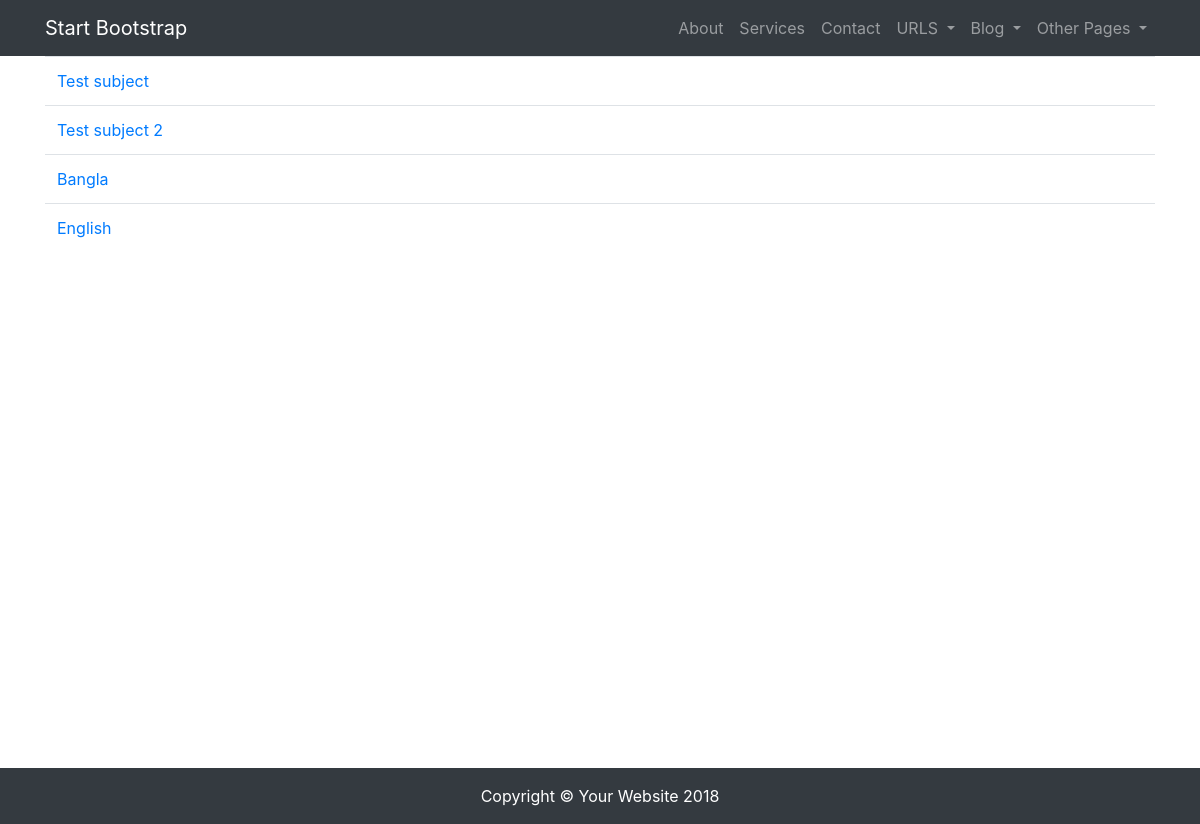
Before: /subject/list/ with the older database file.
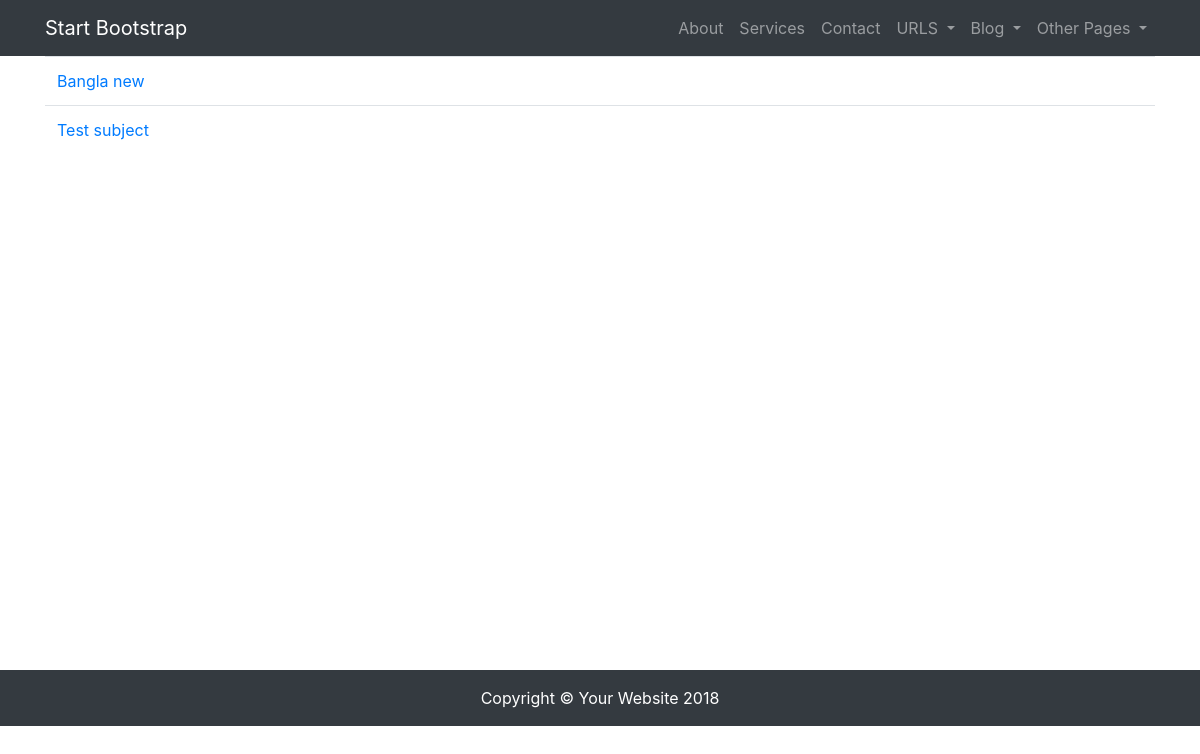
After: the same page with the newer database file.
### rpiapp/models.py (models this page shows, shortened)
class Subject(models.Model):
    sub_name = models.CharField(max_length=120, default='')
    sub_code = models.IntegerField(default=0)
    sub_credit = models.IntegerField(default=0)
    full_mark = models.IntegerField(default=0)
    tc = models.IntegerField(default=0)
    tf = models.IntegerField(default=0)
    pc = models.IntegerField(default=0)
    pf = models.IntegerField(default=0)
    slug = models.SlugField(unique=True, null=True)
    def get_absolute_url(self):
        return reverse('subject_details_view', kwargs={"slug": self.slug})
    def __str__(self):  # Using this rename the model name
        return smart_text(self.sub_name)

### rpiapp/views.py (the view)
# urls.py: url(r'^subject/list/$', SubjectListView.as_view(), name='subject_list_view'),
class SubjectListView(ListView):
    model = Subject
    template_name = 'subject_list_view.html'
    def get_queryset(self, *args, **kwargs):
        qs = super(SubjectListView, self).get_queryset(*args, **kwargs)
        return qs

### rpiapp/templates/subject_list_view.html
{% extends 'base.html'%}
{% block content %}
    <table class="table">
        {% for object in object_list %}
            <tr><td><a href="{{ object.get_absolute_url }}">{{ object }}</a></td></tr>
        {% endfor %}
    </table>
{% endblock  %}

### rpiapp/templates/base.html (shortened to what this page needs)
{% load static %}
<!DOCTYPE html>
<html lang="en">
  <head>
    <link href="{% static 'vendor/bootstrap/css/bootstrap.min.css' %}" rel="stylesheet">
    <link href="{% static 'css/modern-business.css' %}" rel="stylesheet">
  </head>
  <body>
    <nav class="navbar fixed-top navbar-expand-lg navbar-dark bg-dark fixed-top">
      <div class="container">
        <a class="navbar-brand" href="index.html">Start Bootstrap</a>
        <div class="collapse navbar-collapse" id="navbarResponsive">
          <ul class="navbar-nav ml-auto">
            <li class="nav-item">
              <a class="nav-link" href="about.html">About</a>
            </li>
            <li class="nav-item">
              <a class="nav-link" href="services.html">Services</a>
            </li>
            <li class="nav-item">
              <a class="nav-link" href="contact.html">Contact</a>
            </li>
            <li class="nav-item dropdown">
              <a class="nav-link dropdown-toggle" href="#" id="navbarDropdownPortfolio" data-toggle="dropdown" aria-haspopup="true" aria-expanded="false">
                URLS
              </a>
            </li>
            <li class="nav-item dropdown">
              <a class="nav-link dropdown-toggle" href="#" id="navbarDropdownBlog" data-toggle="dropdown" aria-haspopup="true" aria-expanded="false">
                Blog
              </a>
            </li>
            <li class="nav-item dropdown">
              <a class="nav-link dropdown-toggle" href="#" id="navbarDropdownBlog" data-toggle="dropdown" aria-haspopup="true" aria-expanded="false">
                Other Pages
              </a>
            </li>
          </ul>
        </div>
      </div>
    </nav>
    <div class="container">
        {% block content %}
        {% endblock %}
    </div>
    <div class = "footer">
    <footer class="py-5 bg-dark">
      <div class="container">
        <p class="m-0 text-center text-white">Copyright &copy; Your Website 2018</p>
      </div>
    </footer>
    </div>
  </body>
</html>

### static/css/modern-business.css (style rules this page uses)
body { padding-top: 54px; }
@media (min-width: 992px) { body { padding-top: 56px; } }
.footer { bottom: 0px; padding:500px 0 0 0; z-index:1030; bottom: 0; right: 0; left: 0; }

Changed rows visible on the page:
removed Subject: sub_name "Test subject 2"
removed Subject: sub_name "Bangla"
removed Subject: sub_name "English"
added Subject: sub_name "Bangla new"
